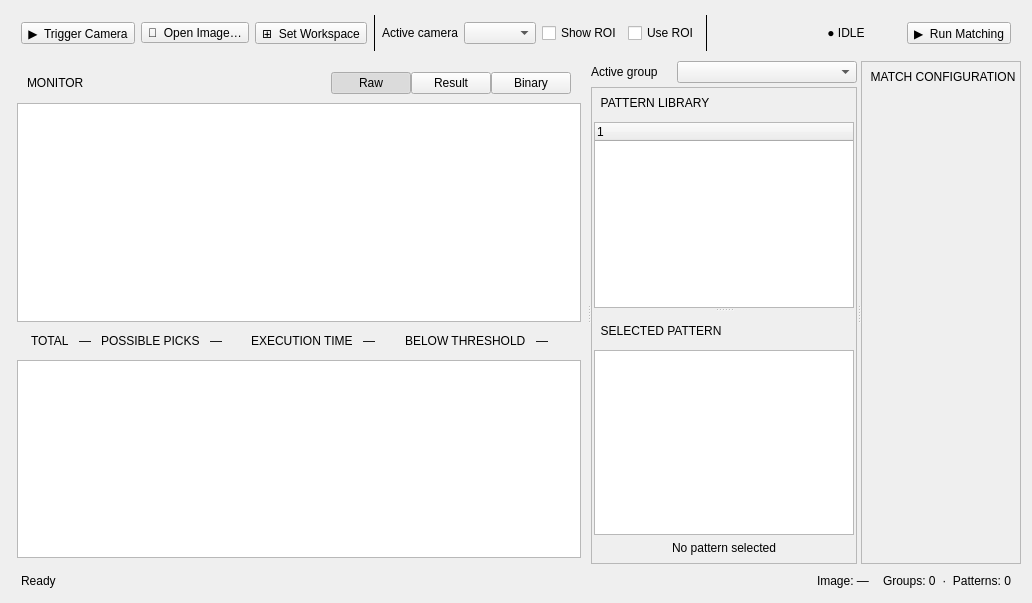
<?xml version="1.0" encoding="UTF-8"?>
<ui version="4.0">
 <class>LocalizationPatternsWidget</class>
 <widget class="QWidget" name="LocalizationPatternsWidget">
  <property name="geometry">
   <rect>
    <x>0</x>
    <y>0</y>
    <width>1032</width>
    <height>603</height>
   </rect>
  </property>
  <property name="windowTitle">
   <string>Localization Patterns</string>
  </property>
  <layout class="QVBoxLayout" name="verticalLayout_2">
   <item>
    <widget class="QFrame" name="frame_toolbar">
     <property name="minimumSize">
      <size>
       <width>0</width>
       <height>44</height>
      </size>
     </property>
     <property name="maximumSize">
      <size>
       <width>16777215</width>
       <height>44</height>
      </size>
     </property>
     <property name="styleSheet">
      <string notr="true"/>
     </property>
     <layout class="QHBoxLayout" name="toolbarLayout">
      <property name="spacing">
       <number>6</number>
      </property>
      <property name="leftMargin">
       <number>10</number>
      </property>
      <property name="topMargin">
       <number>4</number>
      </property>
      <property name="rightMargin">
       <number>10</number>
      </property>
      <property name="bottomMargin">
       <number>4</number>
      </property>
      <item>
       <widget class="QToolButton" name="btn_trigger_camera">
        <property name="toolTip">
         <string>Capture image from active camera</string>
        </property>
        <property name="text">
         <string>▶  Trigger Camera</string>
        </property>
       </widget>
      </item>
      <item>
       <widget class="QToolButton" name="btn_choose_image">
        <property name="toolTip">
         <string>Load image from disk</string>
        </property>
        <property name="text">
         <string>📂  Open Image…</string>
        </property>
       </widget>
      </item>
      <item>
       <widget class="QToolButton" name="btn_set_workspace">
        <property name="toolTip">
         <string>Define matching ROI on the source image</string>
        </property>
        <property name="text">
         <string>⊞  Set Workspace</string>
        </property>
       </widget>
      </item>
      <item>
       <widget class="QFrame" name="sep1">
        <property name="frameShape">
         <enum>QFrame::Shape::VLine</enum>
        </property>
       </widget>
      </item>
      <item>
       <widget class="QLabel" name="label_active_camera">
        <property name="text">
         <string>Active camera</string>
        </property>
       </widget>
      </item>
      <item>
       <widget class="QComboBox" name="comboBox_camera"/>
      </item>
      <item>
       <widget class="QCheckBox" name="cbx_show_match_area">
        <property name="styleSheet">
         <string notr="true"/>
        </property>
        <property name="text">
         <string>Show ROI</string>
        </property>
       </widget>
      </item>
      <item>
       <widget class="QCheckBox" name="cbx_use_match_area">
        <property name="styleSheet">
         <string notr="true"/>
        </property>
        <property name="text">
         <string>Use ROI</string>
        </property>
       </widget>
      </item>
      <item>
       <widget class="QFrame" name="sep2">
        <property name="frameShape">
         <enum>QFrame::Shape::VLine</enum>
        </property>
       </widget>
      </item>
      <item>
       <spacer name="hsp_toolbar">
        <property name="orientation">
         <enum>Qt::Orientation::Horizontal</enum>
        </property>
        <property name="sizeHint" stdset="0">
         <size>
          <width>40</width>
          <height>20</height>
         </size>
        </property>
       </spacer>
      </item>
      <item>
       <widget class="QLabel" name="label_state_pill">
        <property name="minimumSize">
         <size>
          <width>110</width>
          <height>26</height>
         </size>
        </property>
        <property name="styleSheet">
         <string notr="true"/>
        </property>
        <property name="text">
         <string>● IDLE</string>
        </property>
        <property name="alignment">
         <set>Qt::AlignmentFlag::AlignCenter</set>
        </property>
       </widget>
      </item>
      <item>
       <widget class="QToolButton" name="btn_run_match">
        <property name="toolTip">
         <string>Run a matching test on the current image using the active group</string>
        </property>
        <property name="text">
         <string>▶  Run Matching</string>
        </property>
       </widget>
      </item>
     </layout>
    </widget>
   </item>
   <item>
    <widget class="QSplitter" name="splitter_main">
     <property name="orientation">
      <enum>Qt::Orientation::Horizontal</enum>
     </property>
     <widget class="QWidget" name="pane_monitor">
      <layout class="QVBoxLayout" name="monitorLayout">
       <property name="spacing">
        <number>4</number>
       </property>
       <property name="leftMargin">
        <number>6</number>
       </property>
       <property name="topMargin">
        <number>6</number>
       </property>
       <property name="rightMargin">
        <number>6</number>
       </property>
       <property name="bottomMargin">
        <number>6</number>
       </property>
       <item>
        <widget class="QFrame" name="frame_view_header">
         <property name="minimumSize">
          <size>
           <width>0</width>
           <height>32</height>
          </size>
         </property>
         <property name="maximumSize">
          <size>
           <width>16777215</width>
           <height>32</height>
          </size>
         </property>
         <property name="styleSheet">
          <string notr="true"/>
         </property>
         <layout class="QHBoxLayout" name="viewHeaderLayout">
          <property name="spacing">
           <number>0</number>
          </property>
          <property name="leftMargin">
           <number>10</number>
          </property>
          <property name="topMargin">
           <number>0</number>
          </property>
          <property name="rightMargin">
           <number>10</number>
          </property>
          <property name="bottomMargin">
           <number>0</number>
          </property>
          <item>
           <widget class="QLabel" name="label_monitor_title">
            <property name="text">
             <string>MONITOR</string>
            </property>
           </widget>
          </item>
          <item>
           <spacer name="hsp_monitor_header">
            <property name="orientation">
             <enum>Qt::Orientation::Horizontal</enum>
            </property>
            <property name="sizeHint" stdset="0">
             <size>
              <width>40</width>
              <height>20</height>
             </size>
            </property>
           </spacer>
          </item>
          <item>
           <widget class="QPushButton" name="btn_view_raw">
            <property name="text">
             <string>Raw</string>
            </property>
            <property name="checkable">
             <bool>true</bool>
            </property>
            <property name="checked">
             <bool>true</bool>
            </property>
           </widget>
          </item>
          <item>
           <widget class="QPushButton" name="btn_view_result">
            <property name="text">
             <string>Result</string>
            </property>
            <property name="checkable">
             <bool>true</bool>
            </property>
           </widget>
          </item>
          <item>
           <widget class="QPushButton" name="btn_view_binary">
            <property name="text">
             <string>Binary</string>
            </property>
            <property name="checkable">
             <bool>true</bool>
            </property>
           </widget>
          </item>
         </layout>
        </widget>
       </item>
       <item>
        <widget class="QStackedWidget" name="stackedWidget_ImageView">
         <property name="currentIndex">
          <number>1</number>
         </property>
         <widget class="QWidget" name="page_raw">
          <layout class="QHBoxLayout" name="hl_page_raw">
           <property name="spacing">
            <number>0</number>
           </property>
           <property name="leftMargin">
            <number>0</number>
           </property>
           <property name="topMargin">
            <number>0</number>
           </property>
           <property name="rightMargin">
            <number>0</number>
           </property>
           <property name="bottomMargin">
            <number>0</number>
           </property>
           <item>
            <widget class="ImageViewOnly" name="imageView_Raw"/>
           </item>
          </layout>
         </widget>
         <widget class="QWidget" name="page_result">
          <layout class="QHBoxLayout" name="hl_page_result">
           <property name="spacing">
            <number>0</number>
           </property>
           <property name="leftMargin">
            <number>0</number>
           </property>
           <property name="topMargin">
            <number>0</number>
           </property>
           <property name="rightMargin">
            <number>0</number>
           </property>
           <property name="bottomMargin">
            <number>0</number>
           </property>
           <item>
            <widget class="ImageViewOnly" name="imageView_Result"/>
           </item>
          </layout>
         </widget>
         <widget class="QWidget" name="page_binary">
          <layout class="QVBoxLayout" name="vl_page_binary">
           <property name="spacing">
            <number>4</number>
           </property>
           <property name="leftMargin">
            <number>0</number>
           </property>
           <property name="topMargin">
            <number>0</number>
           </property>
           <property name="rightMargin">
            <number>0</number>
           </property>
           <property name="bottomMargin">
            <number>0</number>
           </property>
           <item>
            <widget class="ImageViewOnly" name="imageView_Binary"/>
           </item>
           <item>
            <layout class="QHBoxLayout" name="hl_binary_controls">
             <property name="spacing">
              <number>8</number>
             </property>
             <item>
              <widget class="QCheckBox" name="chk_binary_auto">
               <property name="text">
                <string>Auto (Otsu)</string>
               </property>
              </widget>
             </item>
             <item>
              <widget class="QLabel" name="lbl_binary_threshold">
               <property name="text">
                <string>Threshold:</string>
               </property>
              </widget>
             </item>
             <item>
              <widget class="QSlider" name="sld_binary_threshold">
               <property name="minimum">
                <number>0</number>
               </property>
               <property name="maximum">
                <number>255</number>
               </property>
               <property name="orientation">
                <enum>Qt::Orientation::Horizontal</enum>
               </property>
              </widget>
             </item>
             <item>
              <widget class="QSpinBox" name="spn_binary_threshold">
               <property name="minimum">
                <number>0</number>
               </property>
               <property name="maximum">
                <number>255</number>
               </property>
              </widget>
             </item>
             <item>
              <widget class="QLabel" name="lbl_binary_maxvalue">
               <property name="text">
                <string>Max:</string>
               </property>
              </widget>
             </item>
             <item>
              <widget class="QSpinBox" name="spn_binary_maxvalue">
               <property name="minimum">
                <number>0</number>
               </property>
               <property name="maximum">
                <number>255</number>
               </property>
               <property name="value">
                <number>255</number>
               </property>
              </widget>
             </item>
             <item>
              <widget class="QLabel" name="lbl_binary_info">
               <property name="text">
                <string/>
               </property>
              </widget>
             </item>
            </layout>
           </item>
          </layout>
         </widget>
        </widget>
       </item>
       <item>
        <widget class="QFrame" name="frame_kpi">
         <property name="minimumSize">
          <size>
           <width>0</width>
           <height>0</height>
          </size>
         </property>
         <property name="maximumSize">
          <size>
           <width>16777215</width>
           <height>110</height>
          </size>
         </property>
         <property name="styleSheet">
          <string notr="true"/>
         </property>
         <layout class="QHBoxLayout" name="hl_kpi">
          <property name="spacing">
           <number>10</number>
          </property>
          <property name="leftMargin">
           <number>14</number>
          </property>
          <property name="topMargin">
           <number>8</number>
          </property>
          <property name="rightMargin">
           <number>14</number>
          </property>
          <property name="bottomMargin">
           <number>8</number>
          </property>
          <item>
           <layout class="QVBoxLayout" name="verticalLayout">
            <item>
             <widget class="QLabel" name="label_tl_total">
              <property name="text">
               <string>TOTAL</string>
              </property>
              <property name="role" stdset="0">
               <string notr="true">kpi-label</string>
              </property>
             </widget>
            </item>
           </layout>
          </item>
          <item>
           <widget class="QLabel" name="label_match_total_objects">
            <property name="text">
             <string>—</string>
            </property>
            <property name="role" stdset="0">
             <string notr="true">kpi-value</string>
            </property>
           </widget>
          </item>
          <item>
           <layout class="QVBoxLayout" name="vl_kpi_count">
            <property name="spacing">
             <number>2</number>
            </property>
            <item>
             <widget class="QLabel" name="label_tl_possible_objects">
              <property name="text">
               <string>POSSIBLE PICKS</string>
              </property>
              <property name="role" stdset="0">
               <string notr="true">kpi-label</string>
              </property>
             </widget>
            </item>
           </layout>
          </item>
          <item>
           <widget class="QLabel" name="label_match_result_num">
            <property name="text">
             <string>—</string>
            </property>
            <property name="role" stdset="0">
             <string notr="true">kpi-value</string>
            </property>
           </widget>
          </item>
          <item>
           <widget class="QLabel" name="kpi_sep_1">
            <property name="text">
             <string/>
            </property>
            <property name="role" stdset="0">
             <string notr="true">sep</string>
            </property>
           </widget>
          </item>
          <item>
           <layout class="QVBoxLayout" name="vl_kpi_time">
            <property name="spacing">
             <number>2</number>
            </property>
            <item>
             <widget class="QLabel" name="label_tl_execution_time">
              <property name="text">
               <string>EXECUTION TIME</string>
              </property>
              <property name="role" stdset="0">
               <string notr="true">kpi-label</string>
              </property>
             </widget>
            </item>
           </layout>
          </item>
          <item>
           <widget class="QLabel" name="label_match_execution_time">
            <property name="text">
             <string>—</string>
            </property>
            <property name="role" stdset="0">
             <string notr="true">kpi-value</string>
            </property>
           </widget>
          </item>
          <item>
           <widget class="QLabel" name="kpi_sep_2">
            <property name="text">
             <string/>
            </property>
            <property name="role" stdset="0">
             <string notr="true">sep</string>
            </property>
           </widget>
          </item>
          <item>
           <layout class="QVBoxLayout" name="vl_kpi_below">
            <property name="spacing">
             <number>2</number>
            </property>
            <item>
             <widget class="QLabel" name="label_tl_below_thresh">
              <property name="text">
               <string>BELOW THRESHOLD</string>
              </property>
              <property name="role" stdset="0">
               <string notr="true">kpi-label</string>
              </property>
             </widget>
            </item>
           </layout>
          </item>
          <item>
           <widget class="QLabel" name="label_match_lessthanlimit">
            <property name="text">
             <string>—</string>
            </property>
            <property name="role" stdset="0">
             <string notr="true">kpi-value</string>
            </property>
           </widget>
          </item>
          <item>
           <widget class="QLabel" name="kpi_sep_3">
            <property name="text">
             <string/>
            </property>
            <property name="role" stdset="0">
             <string notr="true">sep</string>
            </property>
           </widget>
          </item>
         </layout>
        </widget>
       </item>
       <item>
        <widget class="QTableWidget" name="result_table"/>
       </item>
      </layout>
     </widget>
     <widget class="QWidget" name="pane_library">
      <layout class="QVBoxLayout" name="libraryLayout" stretch="0,0">
       <property name="spacing">
        <number>4</number>
       </property>
       <property name="leftMargin">
        <number>0</number>
       </property>
       <property name="topMargin">
        <number>0</number>
       </property>
       <property name="rightMargin">
        <number>0</number>
       </property>
       <property name="bottomMargin">
        <number>0</number>
       </property>
       <item>
        <layout class="QHBoxLayout" name="horizontalLayout_4">
         <property name="topMargin">
          <number>0</number>
         </property>
         <item>
          <widget class="QLabel" name="label_active_group">
           <property name="text">
            <string>Active group</string>
           </property>
          </widget>
         </item>
         <item>
          <widget class="NoWheelComboBox" name="comboBox_pattern_group">
           <property name="minimumSize">
            <size>
             <width>180</width>
             <height>0</height>
            </size>
           </property>
          </widget>
         </item>
        </layout>
       </item>
       <item>
        <widget class="FrameBox" name="frame_library">
         <property name="frameShape">
          <enum>QFrame::Shape::StyledPanel</enum>
         </property>
         <property name="frameShadow">
          <enum>QFrame::Shadow::Raised</enum>
         </property>
         <layout class="QHBoxLayout" name="horizontalLayout_2">
          <property name="leftMargin">
           <number>2</number>
          </property>
          <property name="topMargin">
           <number>2</number>
          </property>
          <property name="rightMargin">
           <number>2</number>
          </property>
          <property name="bottomMargin">
           <number>2</number>
          </property>
          <item>
           <widget class="QSplitter" name="splitter_thumb">
            <property name="orientation">
             <enum>Qt::Orientation::Vertical</enum>
            </property>
            <widget class="QWidget" name="verticalLayoutWidget">
             <layout class="QVBoxLayout" name="vl_library">
              <item>
               <widget class="QLabel" name="label_library_title">
                <property name="minimumSize">
                 <size>
                  <width>0</width>
                  <height>26</height>
                 </size>
                </property>
                <property name="styleSheet">
                 <string notr="true"/>
                </property>
                <property name="text">
                 <string>  PATTERN LIBRARY</string>
                </property>
               </widget>
              </item>
              <item>
               <widget class="PatternTreeWidget" name="treeWidget_patternEditor">
                <column>
                 <property name="text">
                  <string notr="true">1</string>
                 </property>
                </column>
               </widget>
              </item>
             </layout>
            </widget>
            <widget class="QWidget" name="layoutWidget">
             <layout class="QVBoxLayout" name="vl_thumb" stretch="0,0,0">
              <property name="leftMargin">
               <number>0</number>
              </property>
              <property name="topMargin">
               <number>6</number>
              </property>
              <property name="bottomMargin">
               <number>6</number>
              </property>
              <item>
               <widget class="QLabel" name="label_inspector_title">
                <property name="minimumSize">
                 <size>
                  <width>0</width>
                  <height>26</height>
                 </size>
                </property>
                <property name="styleSheet">
                 <string notr="true"/>
                </property>
                <property name="text">
                 <string>  SELECTED PATTERN</string>
                </property>
               </widget>
              </item>
              <item>
               <widget class="QGraphicsView" name="imageView_PatternThumb">
                <property name="styleSheet">
                 <string notr="true"/>
                </property>
               </widget>
              </item>
              <item>
               <widget class="QLabel" name="label_pattern_caption">
                <property name="styleSheet">
                 <string notr="true"/>
                </property>
                <property name="text">
                 <string>No pattern selected</string>
                </property>
                <property name="alignment">
                 <set>Qt::AlignmentFlag::AlignCenter</set>
                </property>
               </widget>
              </item>
             </layout>
            </widget>
           </widget>
          </item>
         </layout>
        </widget>
       </item>
      </layout>
     </widget>
     <widget class="QWidget" name="wg_property_container">
      <layout class="QVBoxLayout" name="vl_props" stretch="0">
       <property name="spacing">
        <number>4</number>
       </property>
       <property name="leftMargin">
        <number>0</number>
       </property>
       <property name="topMargin">
        <number>0</number>
       </property>
       <property name="rightMargin">
        <number>0</number>
       </property>
       <property name="bottomMargin">
        <number>0</number>
       </property>
       <item>
        <widget class="QFrame" name="frame">
         <property name="frameShape">
          <enum>QFrame::Shape::StyledPanel</enum>
         </property>
         <property name="frameShadow">
          <enum>QFrame::Shadow::Raised</enum>
         </property>
         <layout class="QVBoxLayout" name="verticalLayout_3" stretch="0,1">
          <property name="spacing">
           <number>4</number>
          </property>
          <property name="leftMargin">
           <number>2</number>
          </property>
          <property name="topMargin">
           <number>2</number>
          </property>
          <property name="rightMargin">
           <number>2</number>
          </property>
          <property name="bottomMargin">
           <number>2</number>
          </property>
          <item>
           <widget class="QLabel" name="label_property_title">
            <property name="minimumSize">
             <size>
              <width>0</width>
              <height>26</height>
             </size>
            </property>
            <property name="styleSheet">
             <string notr="true"/>
            </property>
            <property name="text">
             <string>  MATCH CONFIGURATION</string>
            </property>
           </widget>
          </item>
          <item>
           <widget class="QWidget" name="wg_property_browser" native="true"/>
          </item>
         </layout>
        </widget>
       </item>
      </layout>
     </widget>
    </widget>
   </item>
   <item>
    <widget class="QFrame" name="frame_status">
     <property name="minimumSize">
      <size>
       <width>0</width>
       <height>22</height>
      </size>
     </property>
     <property name="maximumSize">
      <size>
       <width>16777215</width>
       <height>22</height>
      </size>
     </property>
     <property name="styleSheet">
      <string notr="true"/>
     </property>
     <layout class="QHBoxLayout" name="hl_status">
      <property name="spacing">
       <number>14</number>
      </property>
      <property name="leftMargin">
       <number>10</number>
      </property>
      <property name="topMargin">
       <number>0</number>
      </property>
      <property name="rightMargin">
       <number>10</number>
      </property>
      <property name="bottomMargin">
       <number>0</number>
      </property>
      <item>
       <widget class="QLabel" name="label_status_text">
        <property name="text">
         <string>Ready</string>
        </property>
       </widget>
      </item>
      <item>
       <spacer name="hsp_status">
        <property name="orientation">
         <enum>Qt::Orientation::Horizontal</enum>
        </property>
        <property name="sizeHint" stdset="0">
         <size>
          <width>40</width>
          <height>20</height>
         </size>
        </property>
       </spacer>
      </item>
      <item>
       <widget class="QLabel" name="label_status_image">
        <property name="text">
         <string>Image: —</string>
        </property>
       </widget>
      </item>
      <item>
       <widget class="QLabel" name="label_status_groups">
        <property name="text">
         <string>Groups: 0  ·  Patterns: 0</string>
        </property>
       </widget>
      </item>
     </layout>
    </widget>
   </item>
  </layout>
 </widget>
 <customwidgets>
  <customwidget>
   <class>ImageViewOnly</class>
   <extends>QGraphicsView</extends>
   <header location="global">src/widgets/image_widget/image_view_only.h</header>
  </customwidget>
  <customwidget>
   <class>NoWheelComboBox</class>
   <extends>QComboBox</extends>
   <header location="global">src/widgets/no_wheel_combobox.h</header>
  </customwidget>
  <customwidget>
   <class>PatternTreeWidget</class>
   <extends>QTreeWidget</extends>
   <header location="global">src/widgets/pattern_tree_widget.h</header>
  </customwidget>
  <customwidget>
   <class>FrameBox</class>
   <extends>QFrame</extends>
   <header location="global">form/widgets/frame_box.h</header>
   <container>1</container>
  </customwidget>
 </customwidgets>
 <resources/>
 <connections/>
</ui>
